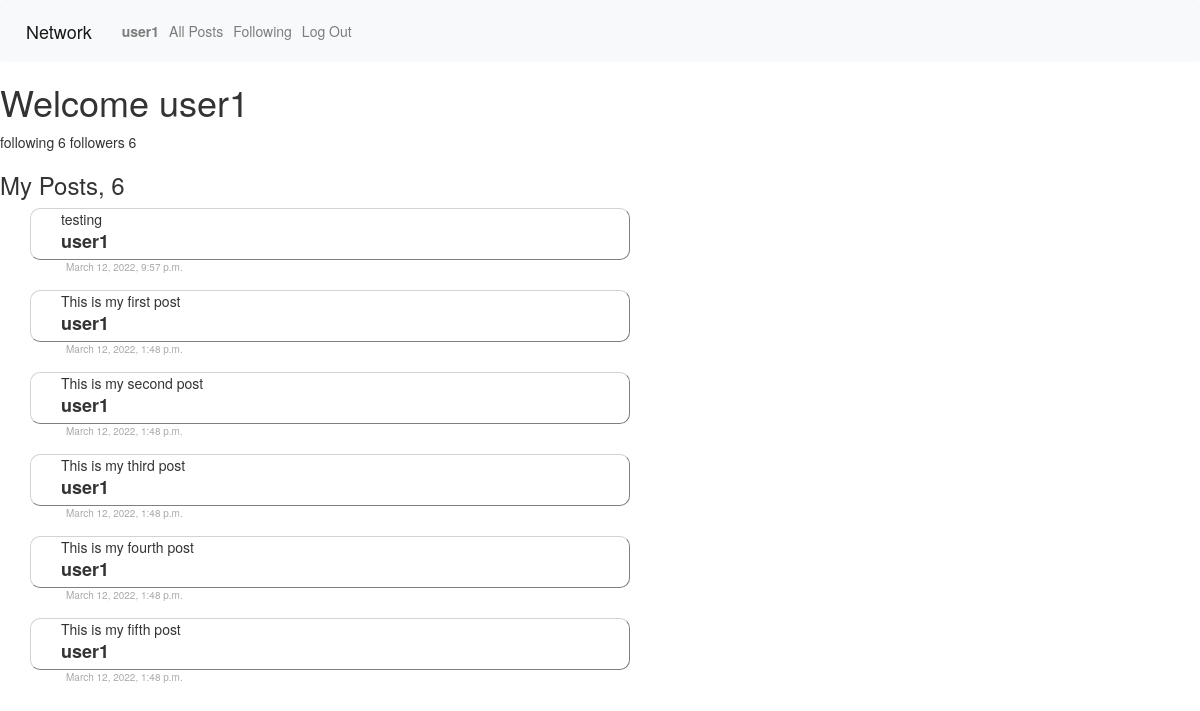
Page /profile (signed in) on the earlier database version.
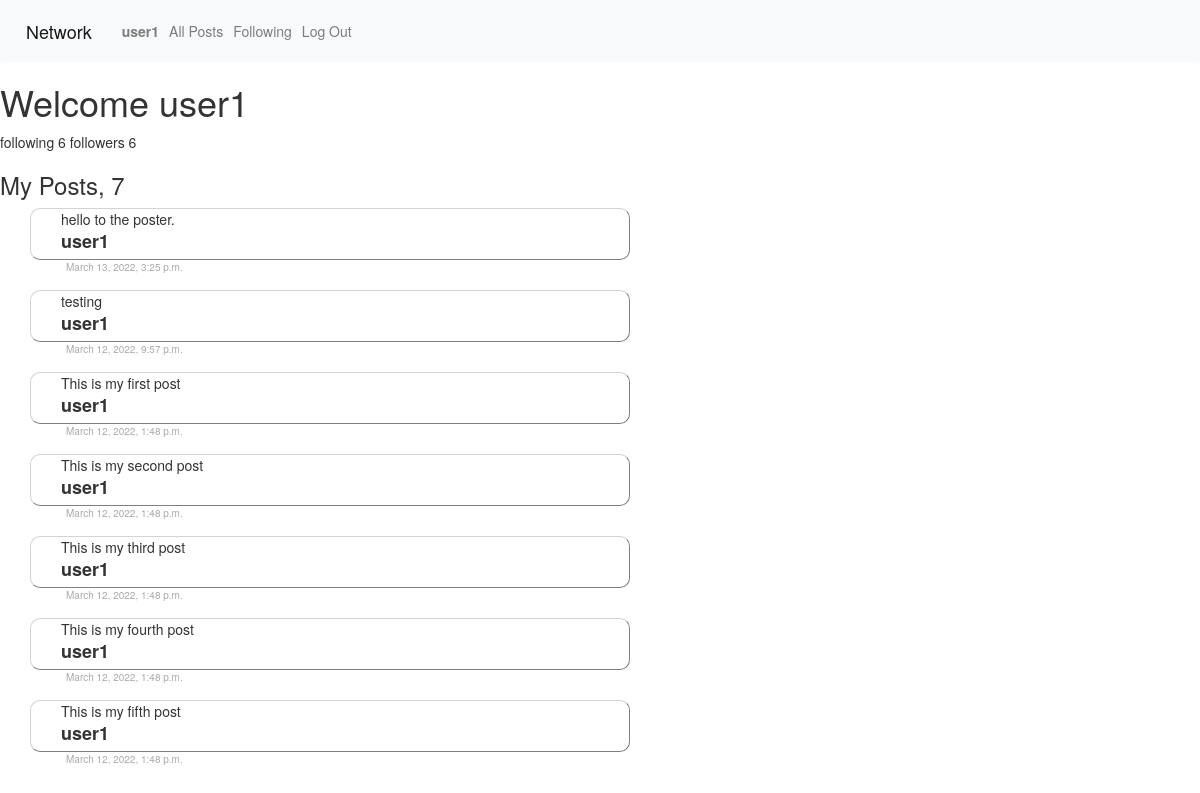
Same page on the later database version.
### network/models.py (models this page shows, shortened)
class Posts(models.Model):
    content = models.CharField(max_length=200)
    poster = models.ForeignKey(User, on_delete=models.CASCADE, related_name="posts")
    likes = models.IntegerField(default=0)
    date = models.DateTimeField(default=datetime.now())
    likers = models.ManyToManyField(User, blank=True, related_name="posts_liked")
    def __str__(self):
        return f" \n Post: {self.content} by {self.poster} \n  {self.likers.all().count()} likes"

class User(AbstractUser, models.Model):
    followings = models.ManyToManyField('self', related_name="followers", symmetrical=False)
    def __str__(self):
        return f"{self.username} Posts { self.posts.all().count()} follows: {self.followings.all().count()} followers:{self.followers.all().count()} "

### network/views.py (the view)
# urls.py: path("profile", views.profile, name="profile"),
def profile(request):
    user = request.user
    posts = user.posts.order_by("-date").all()
    posts_count = posts.count()
    num_following = user.followings.all().count()
    num_followers = user.followers.all().count()
    return render(request, "network/profile.html", {
        "posts": posts,
        "user": user,
        "num_followers": num_followers,
        "num_following": num_following,
        "posts_count": posts_count
        })

### network/templates/network/profile.html (shortened to what this page needs)
{% extends "network/layout.html" %}
{% block body %}
     {% if user.is_authenticated %}
     <h1> Welcome {{user.username}}</h1>
     <a> following {{ num_following }} </a>
     <a> followers {{ num_followers }}</a>
     <h3> My Posts, {{ posts_count}}</h3>
      {% endif %} -->
    <div class="postcontainer">
    {% for post in posts %}
        <div class="posts" >
                <a> {{post.content}}</a>
                <div class="poster">
                    <a> {{post.poster.username}}</a>
                </div>
            <div class="date">
                {{post.date}}
            </div>
        </div>
        {% empty%}
        <h6> No Posts</h6>
        {% endfor %}
    </div>
{% endblock %}

Differences in the rows shown:
added Posts: content "hello to the poster.", poster.username "user1", date "March 13, 2022, 3:25 p.m."
Other differences:
{{ posts_count }}: "6" → "7"
